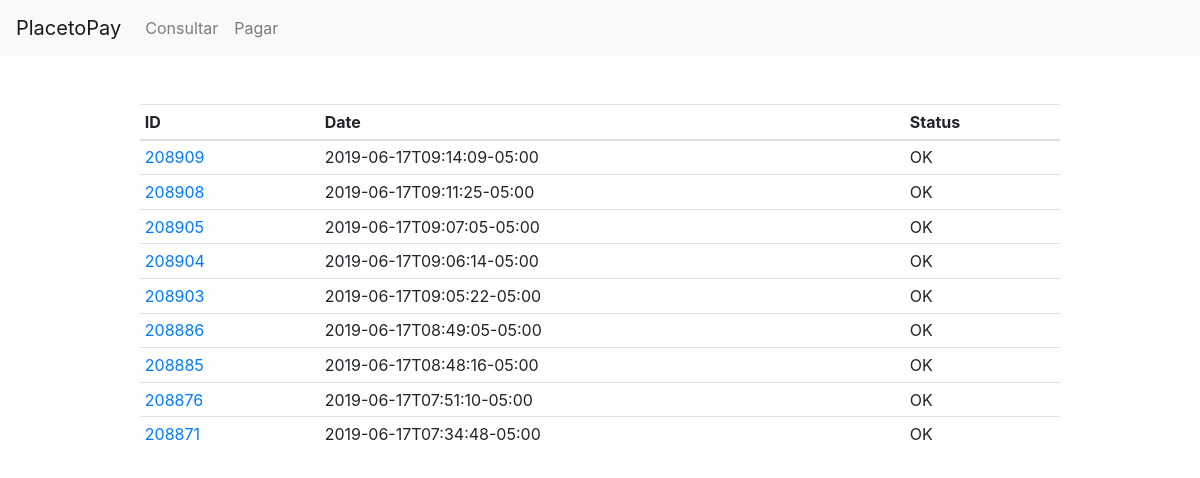
The page /public/consultar.php on the database its author committed.
### tables this page shows
CREATE TABLE `payments` (
  `session` int(200) NOT NULL,
  `date` varchar(200) NOT NULL,
  `status` varchar(200) NOT NULL
);

### src/Dao/conexionDao.php (called while the page is built, shortened)
<?php
	class DB{
	    private $hostname = HOST_NAME;
	    private $database = DATABASE_NAME;
	    private $user = USER;
	    private $password = PASSWORD;
	    public function read ()
		{
			try {
				$opcions = array(
	                        PDO::ATTR_PERSISTENT=>true,
	                        PDO::ATTR_ERRMODE=>PDO::ERRMODE_EXCEPTION
	                        );
				$this->db = new PDO('mysql:host='.$this->hostname.';dbname='.$this->database,
	                                    $this->user, $this->password, $opcions);
				$rows = $this->db->query("SELECT * FROM payments ORDER BY date DESC")->fetchAll(PDO::FETCH_OBJ);
				return $rows;
			}
			catch(PDOException $e){
				echo "¡ERROR: !".$e->getMessage();
			}
		}
	}
 ?>

### public/consultar.php (the view, shortened to what this page needs)
<?php
	require_once('../src/Dao/conexionDao.php');
	$db = new DB();
	$data = $db->read();
 ?>
<!DOCTYPE html>
<html>
<head>
	<link rel="stylesheet" type="text/css" href="http://localhost/placetopay/vendor/twbs/bootstrap/dist/css/bootstrap.min.css">
</head>
<body>
	<nav class="navbar navbar-expand-lg navbar-light bg-light">
	  <a class="navbar-brand" href="http://localhost/placetopay/public">PlacetoPay</a>
	  <div class="collapse navbar-collapse" id="navbarNavAltMarkup">
	    <div class="navbar-nav">
	      <a class="nav-item nav-link" href="http://localhost/placetopay/public/consultar.php">Consultar</a>
	      <a class="nav-item nav-link" href="http://localhost/placetopay/public">Pagar</a>
	    </div>
	  </div>
	</nav>
	<div class="container mt-5">
		<div class="row justify-content-center">
			<div class="col-md-10">
				<table class="table table-sm">
				  <thead>
				    <tr>
				      <th scope="col">ID</th>
				      <th scope="col">Date</th>
				      <th scope="col">Status</th>
				    </tr>
				  </thead>
				  <tbody>
				  	<?php foreach ($data as $key => $d): ?>
				  		<tr>
					      <td><a href="<?='http://localhost/placetopay/src/Controller/PaymentController.php?id='.$d->session?>"><?=$d->session?></a></td>
					      <td><?=$d->date?></td>
					      <td><?=$d->status?></td>
					    </tr>
				  	<?php endforeach ?>
				  </tbody>
				</table>
			</div>
		</div>
	</div>
</body>
</html>

### rows shown on the page
payments: session "208909", date "2019-06-17T09:14:09-05:00", status "OK"
payments: session "208908", date "2019-06-17T09:11:25-05:00", status "OK"
payments: session "208905", date "2019-06-17T09:07:05-05:00", status "OK"
payments: session "208904", date "2019-06-17T09:06:14-05:00", status "OK"
payments: session "208903", date "2019-06-17T09:05:22-05:00", status "OK"
payments: session "208886", date "2019-06-17T08:49:05-05:00", status "OK"
payments: session "208885", date "2019-06-17T08:48:16-05:00", status "OK"
payments: session "208876", date "2019-06-17T07:51:10-05:00", status "OK"
payments: session "208871", date "2019-06-17T07:34:48-05:00", status "OK"
